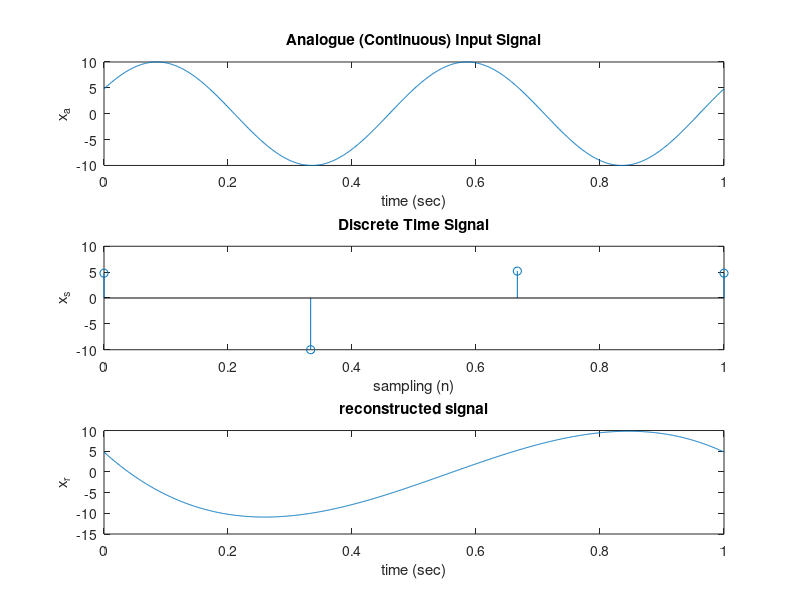

This figure's MATLAB source:
A=10;F=2; theta =0.5;
dt=0.001;
t = 0:dt:1;
x_a= A*sin(2*pi*F*t +theta);
subplot(3,1,1)
plot(t,x_a);
xlabel('time (sec)');
ylabel('x_a');
title('Analogue (Continuous) Input Signal', 'Linewidth',5);
F_s = 1.5*F;T_s =1/F_s;
n = F_s;
n_1 = 0:T_s:n*T_s;
x_s = A*sin(2*pi*F*n_1 + theta);
subplot(3,1,2)
stem(n_1,x_s);
xlabel('sampling (n)');
ylabel('x_s');
title('Discrete Time Signal','LineWidth',5);
t_1=linspace(0,max(n_1),(max(n_1)/dt));
x_r = interp1(n_1,x_s,t_1,'spline');
subplot(3,1,3)
plot(t_1,x_r);
xlabel('time (sec)');
ylabel('x_r');
title('reconstructed signal','LineWidth',5)